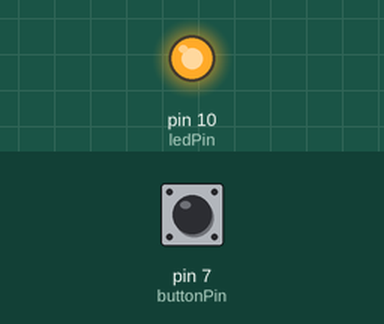
Recording of a sketch running on a simulated Arduino Uno, built with avr-gcc and run on an emulated ATmega328P. On the bench: output pins drawn as LEDs (lit = HIGH). Inputs (shaded band) come from the test bench; at power-on: pin 7 (buttonPin) LOW.

Above: at 1.2 s.
1.3 s: pin 7 (buttonPin) pulled HIGH for 0.15 s
At 1.4 s:
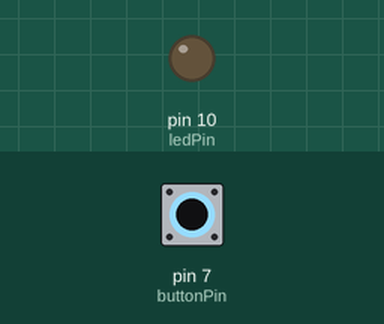
3.0 s: pin 7 (buttonPin) pulled HIGH for 3.2 s
At 7.6 s:
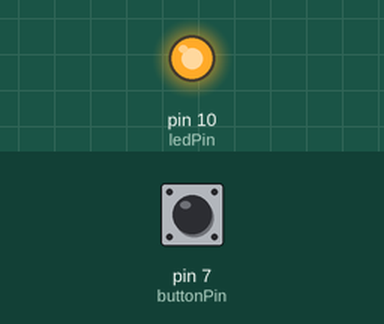
Timing chart, 0 to 9.1 s (numbered marks = the images above; inputs shaded):
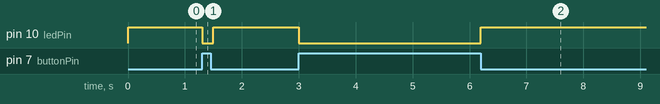

The sketch:

codigo.ino
```cpp
// C++ code
//

int buttonPin = 7;
int ledPin = 10;
int estadoButton = 0;


void setup()
{
  pinMode(ledPin , OUTPUT);
  pinMode (buttonPin , INPUT);

}

void loop()
{
  estadoButton = digitalRead (buttonPin);
  if ( estadoButton == HIGH ) {
    digitalWrite(ledPin , LOW);
    delay(100);
  }
  else {
    digitalWrite (ledPin , HIGH);
  }
}
```

Measured:
- after the input at 1.3 s, pin 10 (ledPin): HIGH → LOW at once, → HIGH 0.20 s later
- after the input at 3.0 s, pin 10 (ledPin): HIGH → LOW at once, → HIGH 3.2 s later
